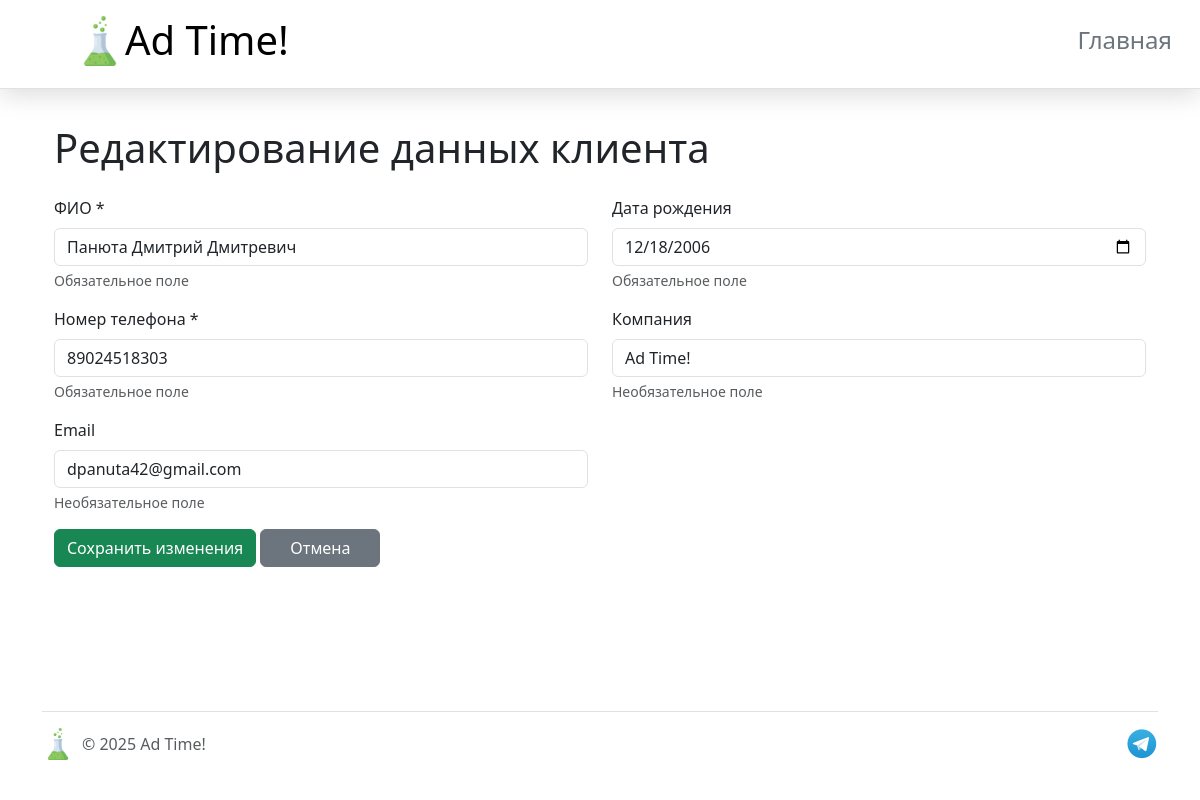
Before: /update-customer/1 with the older database file.
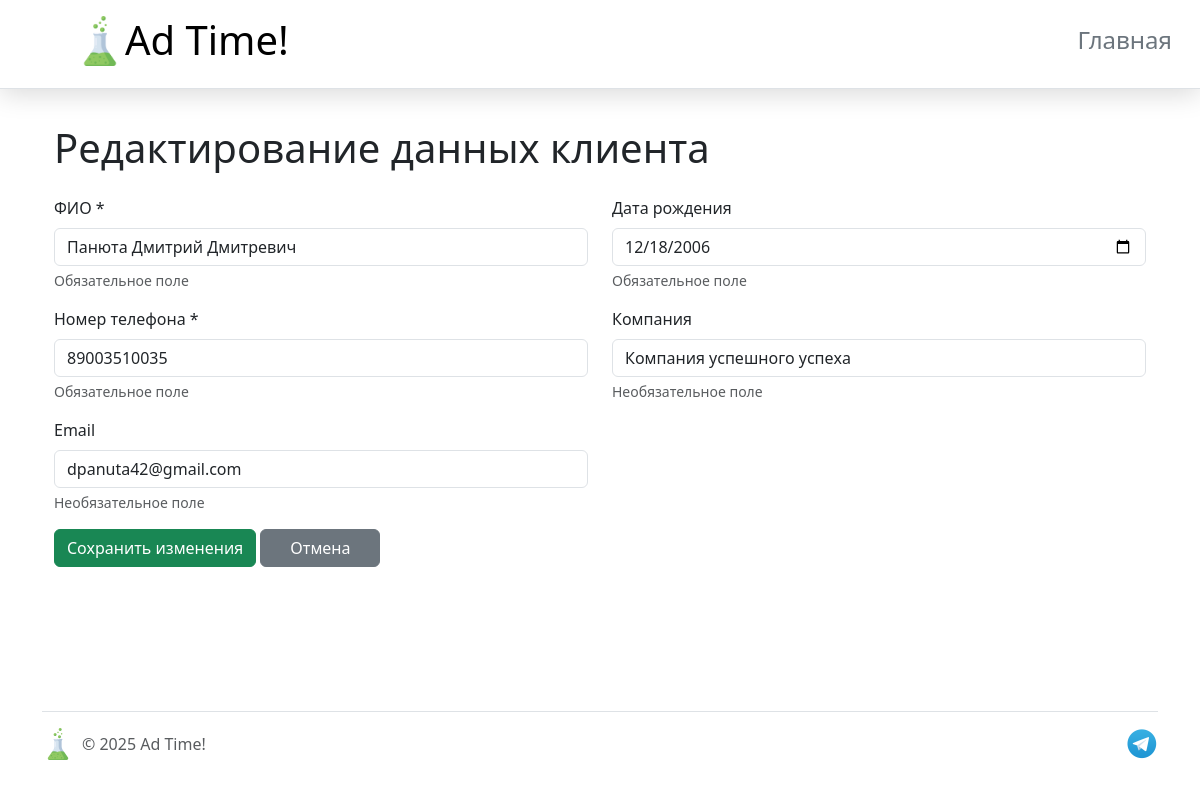
After: the same page with the newer database file.
### models.py (models this page shows, shortened)
class Customer(db.Model):
    __tablename__ = 'customers'
    id = db.Column(db.Integer, primary_key=True)
    name = db.Column(db.String(125), nullable=False)
    date_of_birth = db.Column(db.Date)
    phone_number = db.Column(
        db.String(11), nullable=False, unique=True)
    email = db.Column(db.String(100))
    company = db.Column(db.String(100))

### app.py (the view, shortened to what this page needs)
@app.route('/update-customer/<int:customer_id>', methods=['GET', 'POST'])
def update_customer(customer_id):
    customer = Customer.query.get_or_404(customer_id)
    app.logger.info("Customer edit page loaded")
    return render_template('update_customer.html', customer=customer)

### templates/update_customer.html (shortened to what this page needs)
{% extends 'base.html' %}
{% block content %}
<div class="container mt-4">
    <h1 class="mb-4">Редактирование данных клиента</h1>
    <form method="POST">
        <div class="row">
            <div class="col-md-6">
                <div class="mb-3">
                    <label for="name" class="form-label">ФИО *</label>
                    <input type="text" class="form-control" id="name" name="name"
                           value="{{ customer.name }}"
                           required maxlength="125" placeholder="Иванов Иван Иванович">
                    <div class="form-text">Обязательное поле</div>
                </div>
                <div class="mb-3">
                    <label for="phone_number" class="form-label">Номер телефона *</label>
                    <input type="tel" class="form-control" id="phone_number" name="phone_number"
                            value="{{ customer.phone_number }}"
                           placeholder="79161234567 или +79161234567"
                           required>
                    <div class="form-text">Обязательное поле</div>
                </div>
                <div class="mb-3">
                    <label for="email" class="form-label">Email</label>
                    <input type="email" class="form-control" id="email" name="email"
                            value="{{ customer.email }}"
                           placeholder="example@mail.ru">
                    <div class="form-text">Необязательное поле</div>
                </div>
            </div>
            <div class="col-md-6">
                <div class="mb-3">
                    <label for="date_of_birth" class="form-label">Дата рождения</label>
                    <input type="date" class="form-control" id="date_of_birth" name="date_of_birth"
                            value="{{ customer.date_of_birth }}" required>
                    <div class="form-text">Обязательное поле</div>
                </div>
                <div class="mb-3">
                    <label for="company" class="form-label">Компания</label>
                    <input type="text" class="form-control" id="company" name="company"
                            value="{{ customer.company }}"
                           maxlength="100">
                    <div class="form-text">Необязательное поле</div>
                </div>
            </div>
        </div>
        <div class="mb-3">
            <button type="submit" class="btn btn-success">Сохранить изменения</button>
            <a href="{{ url_for('list_customers') }}" class="btn btn-secondary">Отмена</a>
        </div>
    </form>
</div>
{% endblock %}

Changed rows visible on the page:
changed Customer "Панюта Дмитрий Дмитревич": phone_number "89024518303" → "89003510035"; company "Ad Time!" → "Компания успешного успеха"
